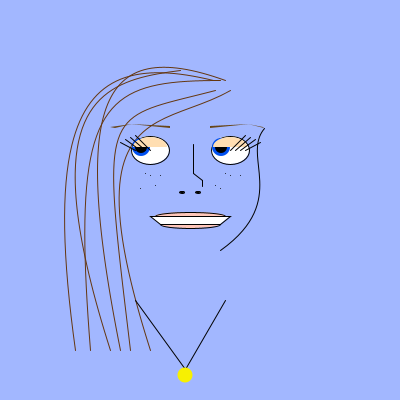
Frame 1 (no input)
Frame 60 (the mouse pressed at the canvas centre just before this capture): identical to frame 1, image omitted
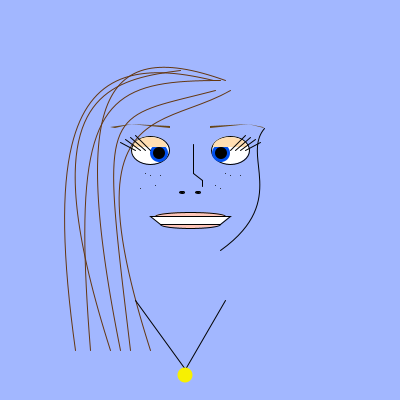
Frame 120 (the mouse held since frame 60 and released just before this capture)

The Processing sketch that drew these frames (run headless with seeded random() and noise(); from frame 60 on, the mouse is pressed at the canvas centre):

// Processing sketch: processing_37801
// ── processing_37801.pde

// INTERACTIVE SELF PORTRAIT
// My self portrait with eyes that move according to the x-y mouse positions

// define left and right eye color and pupil movement variables
float xL = 0.0, yL = 0.0;
float xLpupil = 0.0, yLpupil = 0.0;
float xR = 0.0, yR = 0.0;
float xRpupil = 0.0, yRpupil = 0.0;


// Size of drawing
void setup() {
  size(400, 400);
  smooth();
}

// Shape and line elements
void draw() {
  background(162, 183, 255);

  // SAME FACIAL FEATURES AS PREVIOUS PORTRAIT //

  // freckles
  stroke(1);
  point(150, 175);
  point(160, 175);
  point(140, 188);
  point(145, 173);
  point(155, 185);

  point(230, 175);
  point(240, 175);
  point(220, 188);
  point(225, 173);
  point(215, 185);

  // face contours
  noFill();
  bezier(264, 128, 240, 156, 290, 200, 220, 250);
  noStroke();
  line(85, 20, 10, 10);
  line(90, 90, 15, 80);

  // eyebrows
  fill(103, 70, 26);
  noStroke();
  triangle(170, 128, 170, 126, 130, 124);
  triangle(132, 124, 115, 128, 110, 127);

  triangle(210, 128, 210, 126, 250, 124);
  triangle(248, 124, 264, 128, 263, 127);

  // nose
  stroke(1);
  line(193, 144, 193, 173);
  line(193, 173, 202, 180);
  line(202, 180, 202, 186);

  // notrils
  fill(0);
  ellipse(182, 192, 5, 2); 
  ellipse(198, 192, 5, 2);

  // mouth
  fill(255, 199, 185);
  arc(190, 216, 70, 8, TWO_PI-PI, TWO_PI);
  arc(190, 224, 60, 8, 0, PI);
  fill(255);
  quad(150, 216, 160, 224, 220, 224, 230, 216);

  // hair 1
  stroke(100, 54, 16);
  noFill();
  bezier(215, 90, 100, 120, 100, 100, 130, 350);
  noStroke();
  line(85, 20, 10, 10);
  line(90, 90, 15, 80);

  // hair 2
  stroke(100, 54, 16);
  noFill();
  bezier(230, 90, 160, 130, 70, 100, 150, 350);
  noStroke();
  line(85, 20, 10, 10);
  line(90, 90, 15, 80);

  // hair 3
  stroke(100, 54, 16);
  noFill();
  bezier(180, 70, 100, 80, 30, 100, 110, 350);
  noStroke();
  line(85, 20, 10, 10);
  line(90, 90, 15, 80);

  // hair 4
  stroke(100, 54, 16);
  noFill();
  bezier(220, 80, 100, 80, 70, 100, 90, 350);
  noStroke();
  line(85, 20, 10, 10);
  line(90, 90, 15, 80);

  // hair 5
  stroke(100, 54, 16);
  noFill();
  bezier(225, 80, 100, 35, 70, 100, 120, 350);
  noStroke();
  line(85, 20, 10, 10);
  line(90, 90, 15, 80);

  // hair 6
  stroke(100, 54, 16);
  noFill();
  bezier(213, 80, 90, 50, 40, 100, 75, 350);
  noStroke();
  line(85, 20, 10, 10);
  line(90, 90, 15, 80);

  // necklace
  fill(247, 240, 2);
  stroke(1);
  line(185, 369, 135, 300);
  line(185, 369, 225, 300);
  noStroke();
  ellipse(185, 375, 15, 15); 
  

  // INTERACTIVE EYE MOVEMENT //

  xL = mouseX;
  yL = mouseY;
  xLpupil = mouseX;
  yLpupil = mouseY;
  xR = mouseX;
  yR = mouseY;
  xRpupil = mouseX;
  yRpupil = mouseY;


  // constraining movement of left and right eye
  xL = constrain(xL, 141, 159);
  yL = constrain(yL, 147, 153);
  xR = constrain(xR, 221, 239);
  yR = constrain(yR, 147, 153);

  // constraining movement of left and right pupils
  xLpupil = constrain(xLpupil, 141, 159);
  yLpupil = constrain(yLpupil, 147, 153);
  xRpupil = constrain(xRpupil, 221, 239);
  yRpupil = constrain(yRpupil, 147, 153);

  // whites of eyes
  fill(255);
  stroke(1);
  ellipse(150, 150, 38, 28); // left eye
  ellipse(230, 150, 38, 28); // right eye

  // color of left eye --- interactive with mouse manipulation
  noStroke();
  fill(0, 80, 240);
  ellipse(xL, yL, 18, 18);

  // color of right eye --- interactive with mouse manipulation
  noStroke();
  fill(0, 80, 240);
  ellipse(xR, yR, 18, 18);

  // pupil of left eye --- interactive w/ mouse manipulation
  fill(0);
  ellipse(xLpupil, yLpupil, 12, 12); 

  // pupil of right eye --- interactive w/ mouse manipulation
  fill(0);
  ellipse(xRpupil, yRpupil, 12, 12);

  // eyelids
  fill(255, 222, 178);
  arc(150, 147, 34, 20, TWO_PI-PI, TWO_PI); 
  arc(230, 147, 34, 20, TWO_PI-PI, TWO_PI);

  // eyelashes
  stroke(1);
  line(135, 150, 120, 142);
  line(140, 150, 125, 139);
  line(145, 150, 130, 137);
  line(150, 150, 135, 135);

  line(245, 150, 260, 142);
  line(240, 150, 255, 139);
  line(235, 150, 250, 137);
  line(230, 150, 245, 135);
}
